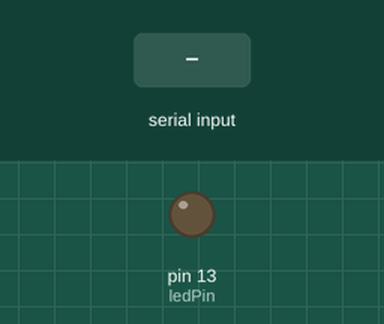
Recording of a sketch running on a simulated Arduino Uno, built with avr-gcc and run on an emulated ATmega328P. On the bench: output pins drawn as LEDs (lit = HIGH). The test bench sets the inputs (shaded band). What the sketch prints to the serial monitor is not drawn.

Above: at 1.2 s.
1.3 s: "30,150\n" received over Serial
At 3.7 s:
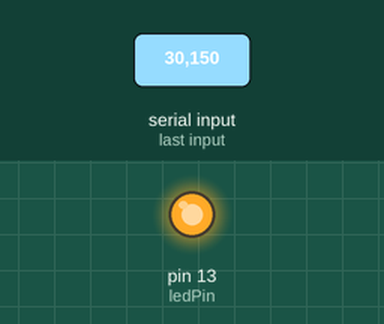
Timing chart, 0 to 10.3 s (numbered marks = the images above; inputs shaded):
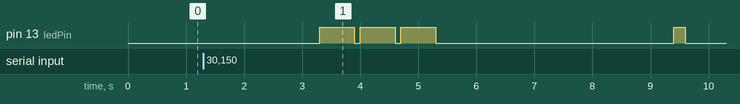

The sketch:

AR17_period.ino
```cpp
/*
 예제 2.3
 컴퓨터로부터 시리얼 통신을 통하여 데이터 수신하기
*/

// LED 출력을 할 핀 번호 설정
const int ledPin = 13;


// 점멸횟수 변수 설정
int blinkNumber = 0;

void setup() {
  Serial.begin(9600); // 9600bps로 시리얼 통신 설정
  pinMode(ledPin,OUTPUT); // 13번 핀을 출력으로 설정
}

void loop() {
// 시리얼 통신으로 입력 받은 데이터가 있는지를 검사하여
// 데이터가 있을 경우에 if문 안의 명령어를 실행
  if(Serial.available()){
  // val 변수에 시리얼 통신값 읽어오기
    char va1 = Serial.read();
    // 입력된 값이 0~9의 숫자인지를 판단
    if(isDigit(va1)){
     // val은 ASCII 코드값이므로 숫자로 바꿔주기 위하여
     // '0'의 아스키 코드값을 빼줌
     // blinkNumber에는 실제 숫자가 저장된다.
      blinkNumber = (va1 - '0');
       Serial.print("입력한 수:");
      Serial.print(blinkNumber);

       delay(2000);
    }
  }
  // blinkNumber 만큼 LED를 점멸시킴
  for(char i=0;i < blinkNumber;i++){
    digitalWrite(ledPin, HIGH);
    delay(blinkNumber*200);
    digitalWrite(ledPin,LOW);
    delay(100);
  }
  // 점멸 횟수를 리셋함
  blinkNumber = 0;
}
```

Measured:
- after the input at 1.3 s, pin 13 (ledPin): LOW → HIGH after 2.0 s, → LOW 0.60 s later, → HIGH 0.10 s later, → LOW 0.60 s later, … (8 changes in this stretch)
